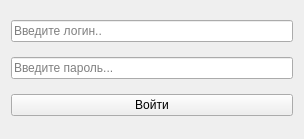
<?xml version="1.0" encoding="UTF-8"?>
<ui version="4.0">
 <class>autorisation</class>
 <widget class="QWidget" name="autorisation">
  <property name="geometry">
   <rect>
    <x>0</x>
    <y>0</y>
    <width>304</width>
    <height>139</height>
   </rect>
  </property>
  <property name="sizePolicy">
   <sizepolicy hsizetype="Fixed" vsizetype="Fixed">
    <horstretch>0</horstretch>
    <verstretch>0</verstretch>
   </sizepolicy>
  </property>
  <property name="windowTitle">
   <string>Авторизация</string>
  </property>
  <property name="styleSheet">
   <string notr="true">font: 12pt &quot;Times New Roman&quot;;</string>
  </property>
  <layout class="QVBoxLayout" name="verticalLayout">
   <item>
    <widget class="QLineEdit" name="username_value">
     <property name="accessibleName">
      <string/>
     </property>
     <property name="inputMask">
      <string/>
     </property>
     <property name="text">
      <string/>
     </property>
     <property name="placeholderText">
      <string>Введите логин..</string>
     </property>
    </widget>
   </item>
   <item>
    <widget class="QLineEdit" name="password_value">
     <property name="inputMask">
      <string/>
     </property>
     <property name="text">
      <string/>
     </property>
     <property name="echoMode">
      <enum>QLineEdit::PasswordEchoOnEdit</enum>
     </property>
     <property name="placeholderText">
      <string>Введите пароль...</string>
     </property>
    </widget>
   </item>
   <item>
    <widget class="QPushButton" name="login_btn">
     <property name="text">
      <string>Войти</string>
     </property>
    </widget>
   </item>
  </layout>
 </widget>
 <resources/>
 <connections/>
</ui>
